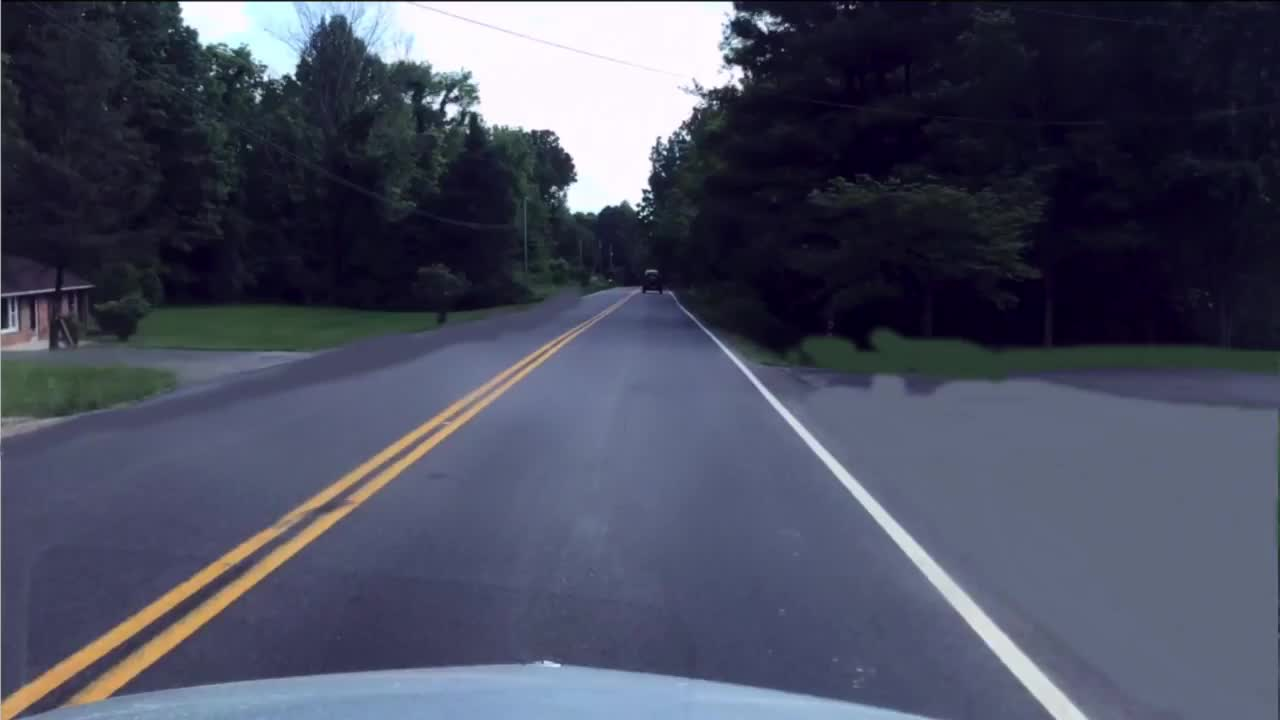
#> input picture road_lane.png, 1280 x 720 px
$ jupyter execute Hough_transform.ipynb
#> lines starting #> are read from the running program, lines starting #| are printed output that depends on the picture; after the words box and inside, x2 and y2 are one past the last pixel; in counts of white or black regions, pixels touching at a corner belong together
<a href="https://colab.research.google.com/github/atharva1503/Image-Processing-using-OpenCV/blob/master/Hough_transform.ipynb" target="_parent"></a>

**Hough Transform**


1.  Canny Detector cannot detect line well in noisy images
2.  Good algorithem for line detection
# New Section

[cell 1]
import cv2
import numpy as np
#cv2.imshow is not compitable with google colab
from google.colab.patches import cv2_imshow
# Read image
img = cv2.imread('road_lane.png', cv2.IMREAD_COLOR) # road.png is the filename
#> img is the input picture: shape (720, 1280, 3); mean B, G, R 94.7, 76.1, 72.6
# Convert the image to gray-scale
gray = cv2.cvtColor(img, cv2.COLOR_BGR2GRAY)
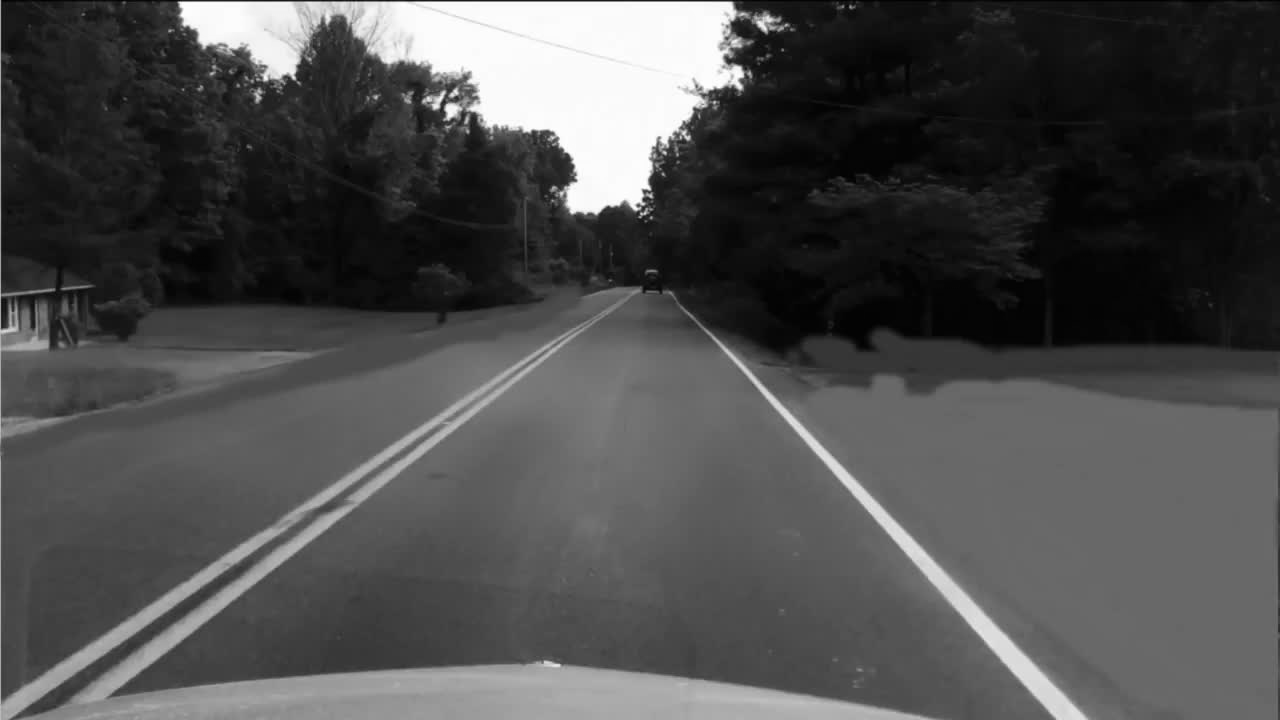
#> gray: shape (720, 1280); min 1, max 255, mean 77.2
# Find the edges in the image using canny detector
edges = cv2.Canny(gray, 50, 200)
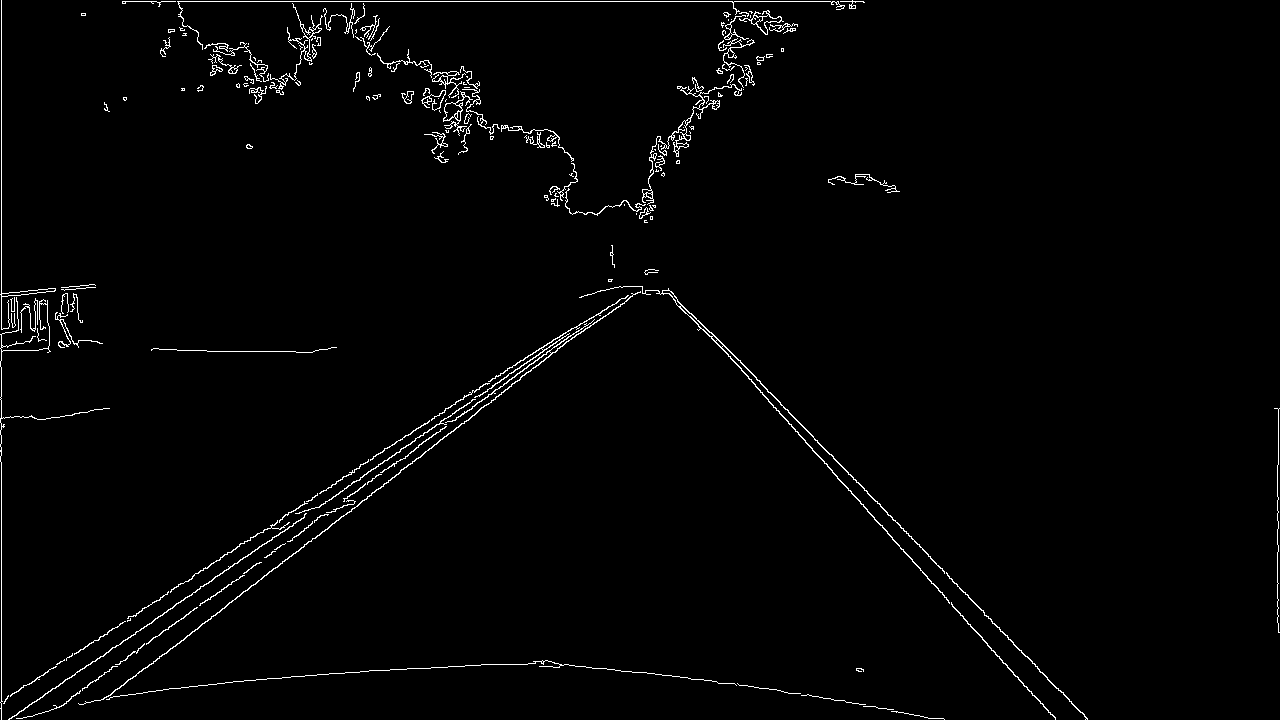
#> edges: shape (720, 1280); 1.7% white in thin lines or dots
# Detect points that form a line
lines = cv2.HoughLinesP(edges, 1, np.pi/180, 10,250)
# Draw lines on the image
for line in lines:
    x1, y1, x2, y2 = line[0]
    cv2.line(img, (x1, y1), (x2, y2), (255, 0, 0), 3)
#> this loop made 3925 passes
#> (x1, y1, x2, y2) on passes 1 to 3: (533, 363, 534, 362), (405, 456, 416, 448), (798, 434, 825, 463)
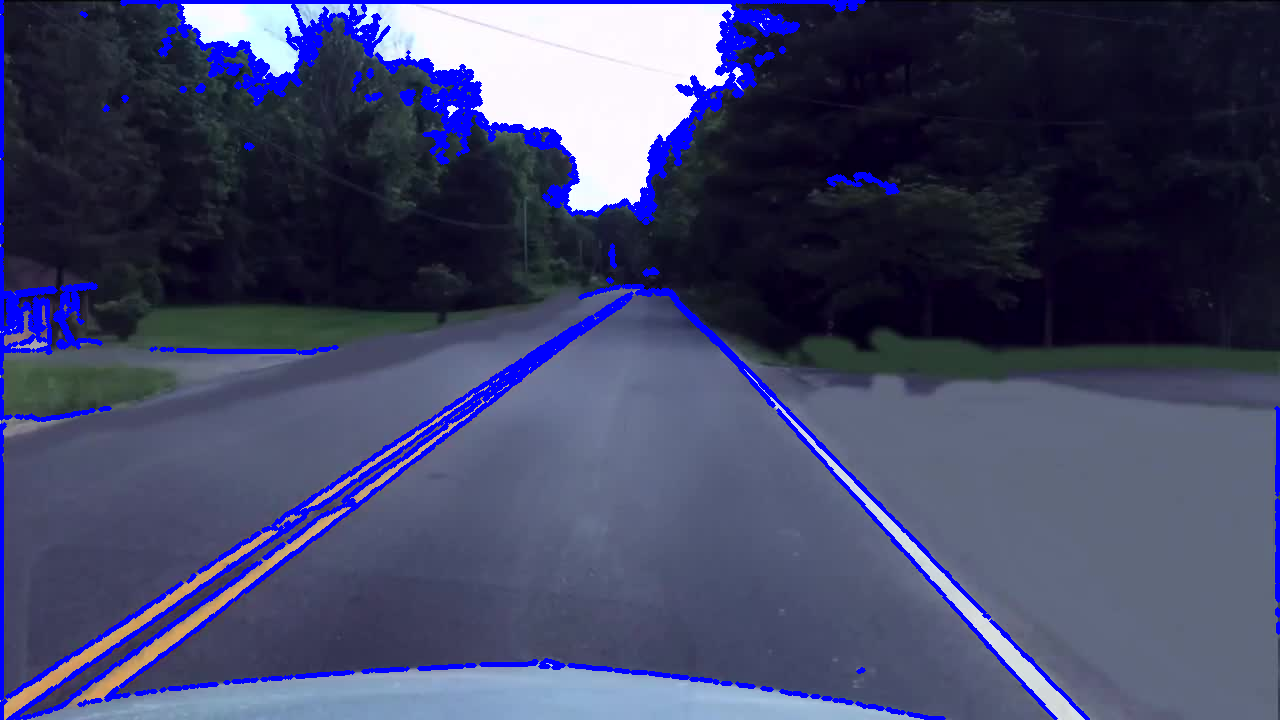
#> img: shape (720, 1280, 3); 5.77% of pixels changed, all inside (x1, y1, x2, y2) = (0, 0, 1280, 720)
# Show result
cv2_imshow(img)
